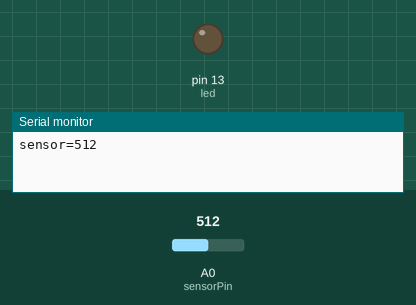
The sketch below on a simulated Arduino Uno, built with avr-gcc and run on an emulated ATmega328P. On the bench: output pins drawn as LEDs (lit = HIGH), the last lines printed to the serial monitor. The test bench sets the inputs (shaded band); at power-on: A0 (sensorPin) = 512.

Above: at 2.8 s.
2.9 s: A0 (sensorPin) set to 490
At 5.3 s:
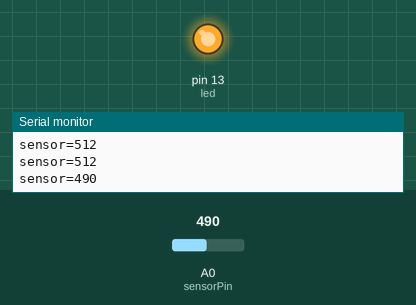
6.5 s: A0 (sensorPin) set to 510
At 9.6 s:
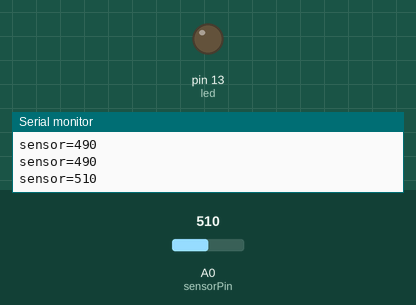
10.5 s: A0 (sensorPin) set to 306
At 13.8 s:
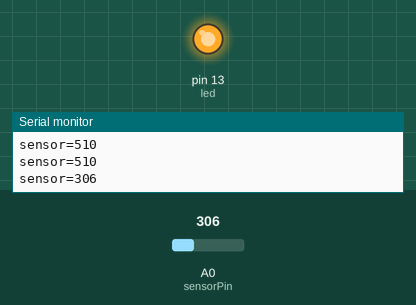
Timing chart, 0 to 15.3 s (numbered marks = the images above; inputs shaded):
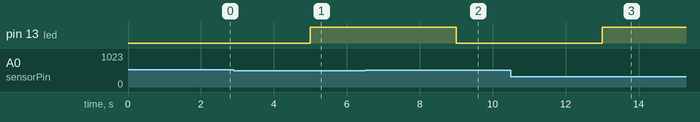

The sketch:

soilmoisture.ino
```cpp
int sensorPin = A0;
int sensorValue =0;
int led = 13;
void setup(){
  pinMode(led, OUTPUT);
  Serial.begin(9600);
}
void loop(){
  sensorValue = analogRead(sensorPin);
  delay(1000);
  Serial.print("sensor=");
  Serial.println(sensorValue);
  if(sensorValue<500)
  digitalWrite(led, HIGH);
  else
  digitalWrite(led, LOW);
  delay(1000);
}
```

Measured:
- the behaviour switches between 500 and 499 on A0 (sensorPin) (found by bisection; images 0 and 1)
- after the input at 2.9 s, pin 13 (led): LOW → HIGH after 2.1 s
- after the input at 6.5 s, pin 13 (led): HIGH → LOW after 2.5 s
- after the input at 10.5 s, pin 13 (led): LOW → HIGH after 2.5 s
